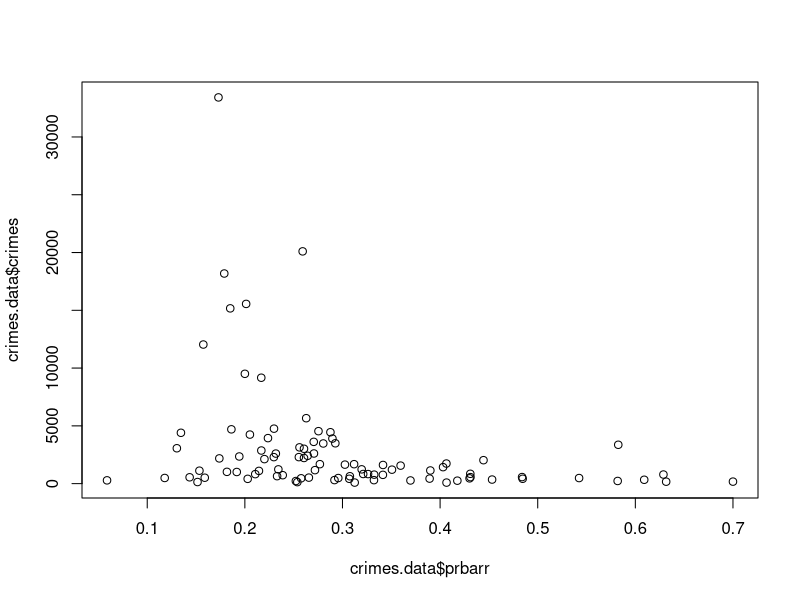
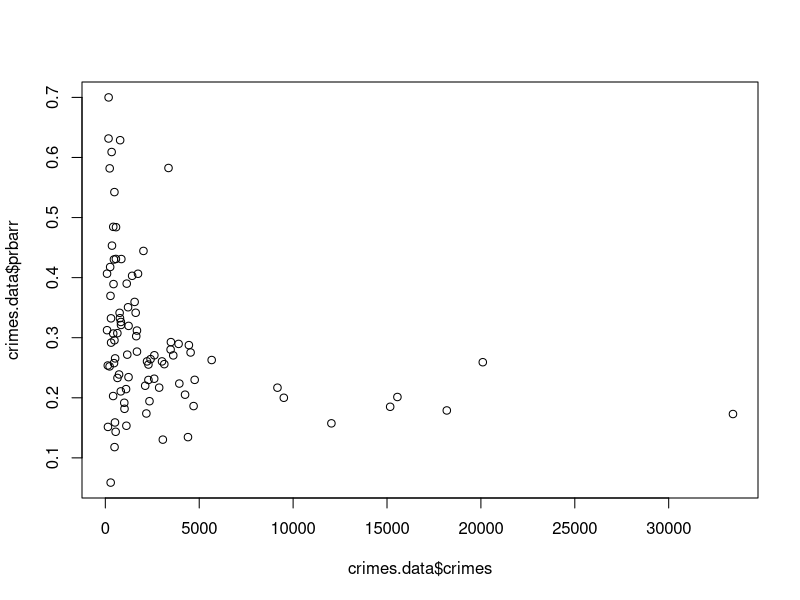

The R source for these figures, in order: (Note: this script raises an error after producing the figures.)
#setwd(dir = "~/Dokumente/Master/3. Fachsemester/statistische Verfahren/WS 17⁄18/projekt/crimes/")
crimes.data <- read.csv("crimes.csv")
head(crimes.data)
plot(crimes.data$crimes~crimes.data$prbarr)
plot(crimes.data$crimes, crimes.data$prbarr)



#---------------------------------------------------------------------------------##
##----------------------- 1. ansatz: ausprobieren -------------------------------##

cpa <- crimes.data$crimes/crimes.data$area # crimes per area

m0 <- glm.nb(crimes~1+prbarr, data = crimes.data)
plot(m0)

mAll <- glm.nb(crimes~1+prbarr+prbpris+polpc+density+area+taxpc+region+pctmin+pctymale+wcon+wsta+wser+wtrd+wfir, data = crimes.data)
plot(mAll)
step(mAll, ~1+prbarr+prbpris+polpc+density+area+taxpc+region+pctmin+pctymale+wcon+wsta+wser+wtrd+wfir)

mAllP <- glm.nb(crimes~1+prbarr+prbpris+polpc+density+area+taxpc+region+pctmin+pctymale+wcon+wsta+wser+wtrd+wfir, 
            data = crimes.data)


mAll2 <- glm((crimes~(1+prbarr+prbpris+polpc+density+area+taxpc+region+pctmin+pctymale+wcon+wsta+wser+wtrd+wfir)^2), data = crimes.data)
plot(mAll2)
step(mAll2, ~(1+prbarr+prbpris+polpc+density+area+taxpc+region+pctmin+pctymale+wcon+wsta+wser+wtrd+wfir)^2)

mAll2P <- glm.nb((crimes~(1+prbarr+prbpris+polpc+density+area+taxpc+region+pctmin+pctymale+wcon+wsta+wser+wtrd+wfir)^2), 
              data = crimes.data)
plot(mAll2, which = 1)
step(mAll2, ~(1+prbarr+prbpris+polpc+density+area+taxpc+region+pctmin+pctymale+wcon+wsta+wser+wtrd+wfir)^2)


anova(m0, mAll, test = "LRT")
AIC(m0, mAll, mAllP)
cv(m0); cv(mAll); cv(mAllP)
# family = poisson verschlechtert das ergebnis ... und zwar erheblich
# !!! nicht family = poisson benützen!
# sonder glm.nb()!!!!

m1 <- glm(crimes~1+prbarr:prbpris, data = crimes.data)
plot(m1)
AIC(m0, mAll, m1)

m1Nb <- glm.nb(crimes~1+prbarr:prbpris, data = crimes.data)
plot(m1Nb)
AIC(m0, mAll, m1Nb)


mAll2 <- glm.nb(crimes~(1+prbarr+prbpris+polpc+density+area+taxpc+region+pctmin+pctymale+wcon+wsta+wser+wtrd+wfir)^2, data = crimes.data)
add1(m1, scope = ~(1+prbarr+prbpris+polpc+density+area+taxpc)^2)


m2 <- glm.nb(crimes~(1+prbarr+prbpris)^2, data = crimes.data)
add1(m2, prbarr)
AIC(m0, mAll, mAll2, m1, m2, m2Nb)
BIC(m0, mAll, mAll2, m1, m2, m2Nb)
?AIC

AIC(m0, mAll, m1Nb, m2)

mSpatial1 <- glm.nb(crimes~(density+area), data = crimes.data)
mSpatial2 <- glm.nb(crimes~(density+area)^2, data = crimes.data)
mSpatial3 <- glm.nb(crimes~(density+area+region), data = crimes.data)
mSpatial4 <- glm.nb(crimes~(density+area+region)^2, data = crimes.data)
AIC(mSpatial1, mSpatial2, mSpatial3, mSpatial4)
cv(mSpatial1); cv(mSpatial2); cv(mSpatial3); cv(mSpatial4)

mTrade <- glm.nb(crimes~(1+wsta+wser+wtrd+wfir)^2, data = crimes.data)
AIC(m0, mAll, mAll2, m1, m1Nb, m2, m2Nb, mTrade)
cv(m0); cv(mAll); cv(m1); cv(m1Nb); cv(m2); cv(m2Nb); cv(mTrade)
plot(mTrade, which = 1)

plot(crimes.data$crimes, crimes.data$prbarr)
plot(crimes.data$crimes, crimes.data$prbpris)

mArrest <- glm.nb(crimes~(1+prbarr), data = crimes.data)
plot(mArrest, which = 1)
AIC(m0, mAll, m1, m1Nb, m2, m2Nb, mTrade, mArrest)
cv(m0); cv(mAll); cv(m1); cv(m1Nb); cv(m2); cv(m2Nb); cv(mTrade)
add1(mArrest, scope = ~(1+crimes.data$prbarr))

#maxY <- max(crimes.data$crimes)
#maxY
#normY <- crimes.data$crimes/maxY
#normY
#plot(normY, crimes.data$prbarr)
#mArrestNorm <- glm.nb(normY~(1+prbarr), data = crimes.data)
#AIC(m0, mAll, mAll2, m1, m2, mTrade, mArrest, mArrestNorm)

mArea <- glm.nb(crimes~1+area, data = crimes.data)
plot(mArea, which = 1)
AIC(m0, mAll, mAll2, m1, m2, mTrade, mArrest, mArea)
cv(m0); cv(mAll); cv(m1); cv(m1Nb); cv(m2); cv(m2Nb); cv(mTrade); cv(mArrest); cv(mArea)
plot(crimes.data$crimes, crimes.data$area)

plot(crimes.data$crimes, crimes.data$density)
mDensity <- glm.nb(crimes~1+density, data = crimes.data)
plot(mDensity, which = 1)
AIC(m0, mAll, mAll2, m1, m2, mTrade, mArrest, mArrestNorm, mArea, mDensity)

m3 <- glm.nb(crimes~1+area+density+area:density, data = crimes.data)
AIC(m0, mAll, m1,m1Nb, m2, m2Nb, mTrade, mArrest, mArea, mDensity, m3)
cv(m0); cv(mAll); cv(m1); cv(m1Nb); cv(m2); cv(m2Nb); cv(mTrade); cv(mArrest); cv(mArea); cv(mDensity); cv(m3)
# crimes~1+area+density+area:density => 1549
# cpa~1+area:density => 581
# cpa~1+area+density+area:density => 426. bis jetzt beste!
plot(m3, which = 1)
coef(m3)
anova(m3)

## bestes modell, wenn ein lohn-eingabevektor hinzugenommen wird:
m3Wser <- glm.nb(crimes~1+area+density+area:density+wser, data = crimes.data)
AIC(m0, mAll, mAll2, m1, m2, mTrade, mArrest, mArea, mDensity, m3, m3Wser)
cv(m0); cv(mAll); cv(m1); cv(m1Nb); cv(m2); cv(m2Nb); cv(mTrade); cv(mArrest); cv(mArea); cv(mDensity); cv(m3); cv(m3Wser)
step(m3Wser, ~(1+area+density+wser)^2)

m3Opt <- glm.nb(formula = crimes ~ area + density + wser + area:density + 
               density:wser, data = crimes.data)
AIC(m3Opt)
cv(m3Opt); cv(m3)

m3Opt <- glm.nb(formula = crimes ~ area + density + wser + area:density + 
               density:wser, data = crimes.data)

m3Opt2 <- glm.nb(formula = crimes ~ area + density + wser + area:density + 
                density:wser + prbarr + prbpris, data = crimes.data)
cv(m3Opt2)
cv(m3Opt)
step(m3Opt, ~(1 + area + density + wser + prbarr + prbpris)^2)
m3O2 <- glm.nb(formula = crimes ~ area + density + wser + prbarr + area:density + 
                 density:wser + density:prbarr + wser:prbarr + area:wser, 
               data = crimes.data, init.theta = 5.146530532, link = log)
AIC(m3O2, m3Opt2, m3Opt)
cv(m3O2); cv(m3Opt2); cv(m3Opt)
anova(m3O2, m3Opt2, m3Opt)

m3O2_p <- glm.nb(formula = crimes ~ area + density + wser + prbarr + area:density + 
              density:wser + density:prbarr + wser:prbarr + area:prbarr,
              data = crimes.data)
cv(m3O2); cv(m3Opt2); cv(m3Opt); cv(m3O2_p)
AIC(m3O2, m3Opt2, m3Opt, m3O)

step(m3O2_p, ~(1+area+density+wser+prbarr+taxpc)^2)
mT <- glm.nb(formula = crimes ~ area + density + wser + prbarr + taxpc + 
               area:density + density:wser + density:prbarr + wser:prbarr + 
               area:prbarr + prbarr:taxpc, data = crimes.data)
cv(m3O2); cv(m3Opt2); cv(m3Opt); cv(mT)
AIC(m3O2, m3Opt2, m3Opt, mT)

step(m3O2_p, ~(1+area+density+wser+prbarr+region)^2)
mR <- glm.nb(formula = crimes ~ area + density + wser + prbarr + region + 
               area:density + density:wser + density:prbarr + wser:prbarr + 
               area:prbarr + density:region + area:wser, data = crimes.data, 
             init.theta = 6.810512192, link = log)
cv(m3O2); cv(m3Opt2); cv(m3Opt); cv(mT); cv(mR)
AIC(m3O2, m3Opt2, m3Opt, mT, mR)

#---------------------------------------------------------------------------------#
### frage:
### AIC eignet sich nicht gut als absolutes maß zur beurteilung der güte eines modells.
### kann ich die cv dafür benutzen?
### m3Wser recht gut - 
## vergleiche m3 mit einflussgröße crimes / cpa mittels cv
m3WserCPA <- glm.nb(cpa~1+area+density+area:density+wser, data = crimes.data)
AIC(m3WserCPA)
cvM3 <- cbind(cv(m3Wser), cv(m3WserCPA))
cvM3[1,]
# der AIC-wert von cpa-basierten werten war immer recht klein.
# im vergleich mit cv sind solche modelle aber wesentlich schlechter.
cvTest <- cbind(cv(mAll2), cv(m1))
cvTest[1,]
# ein sehr genaues modell hat einen wesentlich kleineren fehler als
# ein sehr ungenaues. ==> passt!
plot(crimes.data$crimes, crimes.data$area)
plot(crimes.data$crimes, crimes.data$region)

aics <- AIC(m0, mAll, m1, m2, mTrade, mArrest, mArea, mDensity, 
            m3, m3Wser, m3Opt, m3Opt2, m3O2, mT, mR)
plot(aics$AIC)
aics$AIC
min(aics$AIC)

# vergleiche die empirisch gefundenen modelle mittels kreuzvalidierung:
cvE <- cbind(cv(m0), cv(mAll), cv(m1), cv(m2), cv(mTrade), cv(mArrest),
             cv(mArea), cv(mDensity),
             cv(m3), cv(m3Wser), cv(m3Opt), cv(m3Opt2), cv(m3O2), 
             cv(mT), cv(mR))
cvC <- cvE[1,]/max(cvE[1,])
plot(cvC)
cvB7 <- cbind(cv(m3Wser), cv(m3Opt), cv(m3Opt2), cv(m3O2), 
              cv(m3O2_p), cv(mT), cv(mR))
cvB7r<-cvB7[1,]/max(cvB7[1,]) 
cvB7r
plot(cvB7r)
### kann man cv hier trauen?


########## beliebtestes modell in diesem ansatz nach akaike: mR